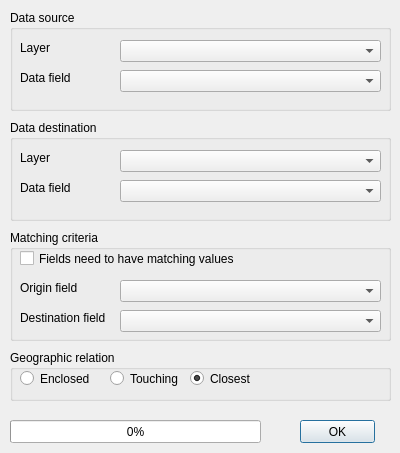
<?xml version="1.0" encoding="UTF-8"?>
<ui version="4.0">
 <class>simple_tag</class>
 <widget class="QDialog" name="simple_tag">
  <property name="geometry">
   <rect>
    <x>0</x>
    <y>0</y>
    <width>400</width>
    <height>453</height>
   </rect>
  </property>
  <property name="font">
   <font>
    <pointsize>9</pointsize>
   </font>
  </property>
  <property name="windowTitle">
   <string>AequilibraE  -  Simple TAG</string>
  </property>
  <widget class="QGroupBox" name="groupBox">
   <property name="geometry">
    <rect>
     <x>10</x>
     <y>10</y>
     <width>381</width>
     <height>101</height>
    </rect>
   </property>
   <property name="title">
    <string>Data source</string>
   </property>
   <widget class="QComboBox" name="fromfield">
    <property name="geometry">
     <rect>
      <x>110</x>
      <y>60</y>
      <width>261</width>
      <height>22</height>
     </rect>
    </property>
   </widget>
   <widget class="QComboBox" name="fromlayer">
    <property name="geometry">
     <rect>
      <x>110</x>
      <y>30</y>
      <width>261</width>
      <height>22</height>
     </rect>
    </property>
   </widget>
   <widget class="QLabel" name="label_2">
    <property name="geometry">
     <rect>
      <x>10</x>
      <y>60</y>
      <width>121</width>
      <height>16</height>
     </rect>
    </property>
    <property name="text">
     <string>Data field</string>
    </property>
   </widget>
   <widget class="QLabel" name="label">
    <property name="geometry">
     <rect>
      <x>10</x>
      <y>30</y>
      <width>121</width>
      <height>16</height>
     </rect>
    </property>
    <property name="text">
     <string>Layer</string>
    </property>
   </widget>
  </widget>
  <widget class="QGroupBox" name="groupBox_2">
   <property name="geometry">
    <rect>
     <x>10</x>
     <y>120</y>
     <width>381</width>
     <height>101</height>
    </rect>
   </property>
   <property name="title">
    <string>Data destination</string>
   </property>
   <widget class="QComboBox" name="tofield">
    <property name="geometry">
     <rect>
      <x>110</x>
      <y>60</y>
      <width>261</width>
      <height>22</height>
     </rect>
    </property>
   </widget>
   <widget class="QComboBox" name="tolayer">
    <property name="geometry">
     <rect>
      <x>110</x>
      <y>30</y>
      <width>261</width>
      <height>22</height>
     </rect>
    </property>
   </widget>
   <widget class="QLabel" name="label_5">
    <property name="geometry">
     <rect>
      <x>10</x>
      <y>60</y>
      <width>121</width>
      <height>16</height>
     </rect>
    </property>
    <property name="text">
     <string>Data field</string>
    </property>
   </widget>
   <widget class="QLabel" name="label_6">
    <property name="geometry">
     <rect>
      <x>10</x>
      <y>30</y>
      <width>121</width>
      <height>16</height>
     </rect>
    </property>
    <property name="text">
     <string>Layer</string>
    </property>
   </widget>
  </widget>
  <widget class="QGroupBox" name="groupBox_3">
   <property name="geometry">
    <rect>
     <x>10</x>
     <y>230</y>
     <width>381</width>
     <height>111</height>
    </rect>
   </property>
   <property name="title">
    <string>Matching criteria</string>
   </property>
   <widget class="QComboBox" name="matchingto">
    <property name="enabled">
     <bool>true</bool>
    </property>
    <property name="geometry">
     <rect>
      <x>110</x>
      <y>80</y>
      <width>261</width>
      <height>22</height>
     </rect>
    </property>
    <property name="maxVisibleItems">
     <number>10</number>
    </property>
   </widget>
   <widget class="QComboBox" name="matchingfrom">
    <property name="geometry">
     <rect>
      <x>110</x>
      <y>50</y>
      <width>261</width>
      <height>22</height>
     </rect>
    </property>
    <property name="maxVisibleItems">
     <number>10</number>
    </property>
   </widget>
   <widget class="QLabel" name="lblmatchto">
    <property name="geometry">
     <rect>
      <x>10</x>
      <y>80</y>
      <width>121</width>
      <height>16</height>
     </rect>
    </property>
    <property name="text">
     <string>Destination field</string>
    </property>
   </widget>
   <widget class="QLabel" name="lblmatchfrom">
    <property name="geometry">
     <rect>
      <x>10</x>
      <y>50</y>
      <width>121</width>
      <height>16</height>
     </rect>
    </property>
    <property name="text">
     <string>Origin field</string>
    </property>
   </widget>
   <widget class="QCheckBox" name="needsmatching">
    <property name="geometry">
     <rect>
      <x>10</x>
      <y>20</y>
      <width>221</width>
      <height>17</height>
     </rect>
    </property>
    <property name="text">
     <string>Fields need to have matching values</string>
    </property>
    <property name="checked">
     <bool>false</bool>
    </property>
   </widget>
  </widget>
  <widget class="QGroupBox" name="groupBox_4">
   <property name="geometry">
    <rect>
     <x>10</x>
     <y>350</y>
     <width>381</width>
     <height>51</height>
    </rect>
   </property>
   <property name="title">
    <string>Geographic relation</string>
   </property>
   <widget class="QRadioButton" name="enclosed">
    <property name="geometry">
     <rect>
      <x>10</x>
      <y>20</y>
      <width>71</width>
      <height>17</height>
     </rect>
    </property>
    <property name="text">
     <string>Enclosed</string>
    </property>
    <property name="checked">
     <bool>false</bool>
    </property>
   </widget>
   <widget class="QRadioButton" name="touching">
    <property name="geometry">
     <rect>
      <x>100</x>
      <y>20</y>
      <width>71</width>
      <height>17</height>
     </rect>
    </property>
    <property name="text">
     <string>Touching</string>
    </property>
   </widget>
   <widget class="QRadioButton" name="closest">
    <property name="geometry">
     <rect>
      <x>180</x>
      <y>20</y>
      <width>61</width>
      <height>17</height>
     </rect>
    </property>
    <property name="text">
     <string>Closest</string>
    </property>
    <property name="checked">
     <bool>true</bool>
    </property>
   </widget>
  </widget>
  <widget class="QProgressBar" name="progressbar">
   <property name="geometry">
    <rect>
     <x>10</x>
     <y>420</y>
     <width>251</width>
     <height>23</height>
    </rect>
   </property>
   <property name="value">
    <number>0</number>
   </property>
  </widget>
  <widget class="QPushButton" name="OK">
   <property name="geometry">
    <rect>
     <x>300</x>
     <y>420</y>
     <width>75</width>
     <height>23</height>
    </rect>
   </property>
   <property name="text">
    <string>OK</string>
   </property>
  </widget>
 </widget>
 <resources/>
 <connections/>
</ui>
